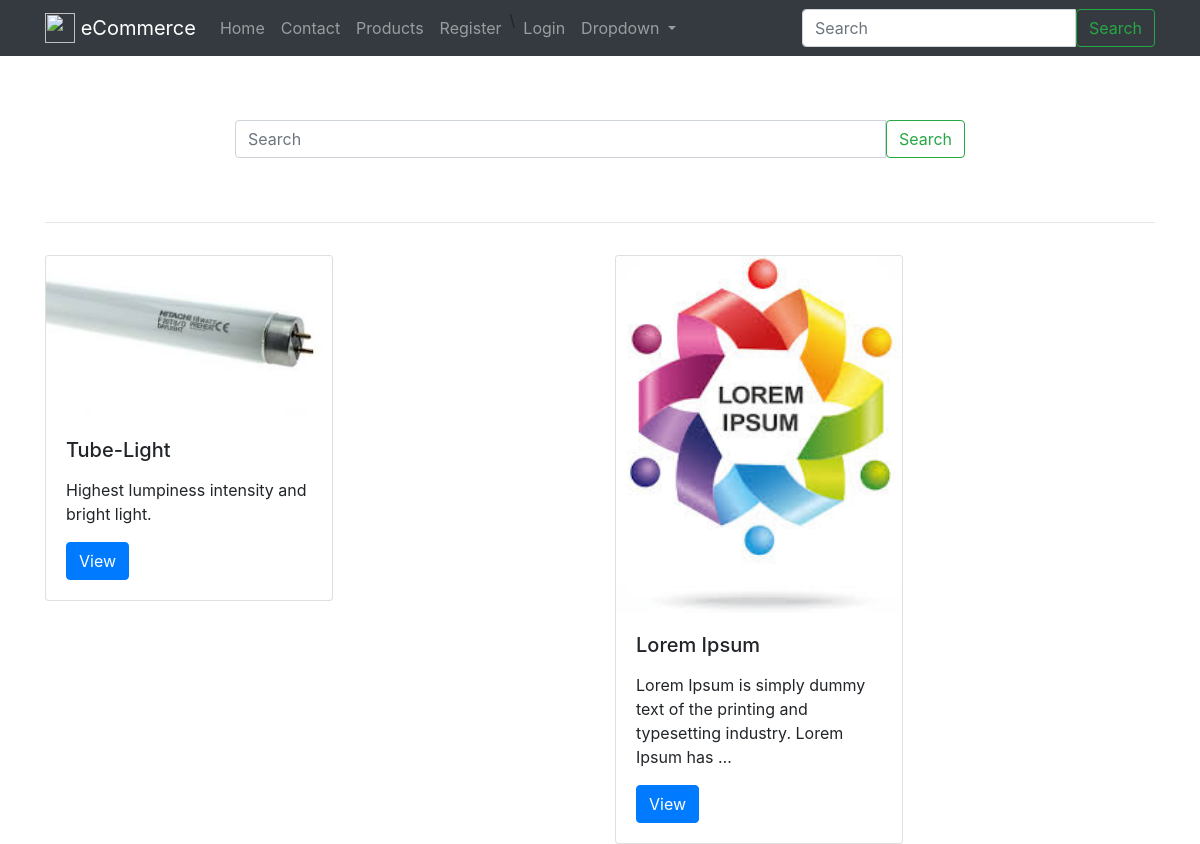
The app's page /search/, older data.
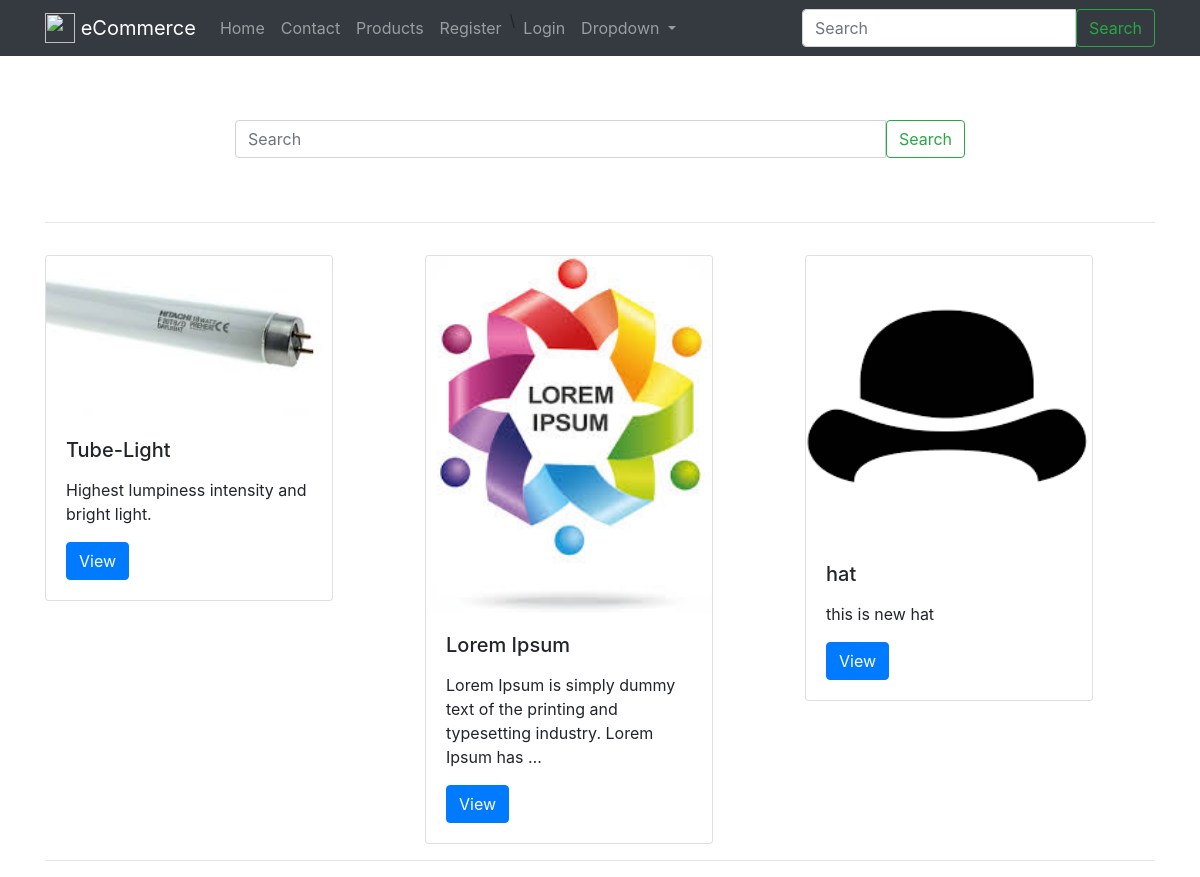
The same page, newer data.
### products/models.py (models this page shows, shortened)
class Product(models.Model):
    title       = models.CharField(max_length=120)
    slug        = models.SlugField(blank=True,unique=True)
    description = models.TextField()
    price       = models.DecimalField(decimal_places=2,max_digits=20,default=39.99)
    image       = models.ImageField(upload_to='upload_image_path',null=True, blank=True)
    featured    = models.BooleanField(default=False)
    active      = models.BooleanField(default=True)
    timestamp   = models.DateTimeField(auto_now_add = True)
    objects = ProductManager()
    def get_absolute_url(self):
        return reverse("products:detail",kwargs={"slug":self.slug })

### search/views.py (the view)
class SearchProductView(ListView):
    template_name = "search/view.html"
    def get_context_data(self,*args,**kwargs):
       context = super(SearchProductView,self).get_context_data(*args,**kwargs)
       query = self.request.GET.get('q')
       context['query'] = query
       return context
    def get_queryset(self,*args,**kwargs):
        request = self.request
        method_dict = request.GET     # it something like python dict
        query = method_dict.get('q', None)
        if query is not None:
            return  Product.objects.search(query)   #it differantiat with both if both have same
        return Product.objects.featured()

### products/models.py (called while the page is built)
    def featured(self):
        return self.filter(featured=True, active=True)

    def get_queryset(self):
        return ProductQuerySet(self.model, using=self._db)

    def featured(self):          #Product.objects.featured()
        return self.get_queryset().featured()

### search/templates/search/view.html
{% extends "base/base.html"%}
{% block content %}
<div class="row mb-3 " >
   {% if query %}
    <div class="col-12 ">
         Results for <b>{{ query }}</b>
         <hr>
    </div>
    {% else %}
    <div class="col-12 col-md-8 mx-auto py-5">
    {% include 'search/snippets/search_form.html' %}
    </div>
    <div class="col-12">
      <hr>
    </div>
    {% endif %}
</div>
  <div class="row">
    {% for obj in object_list %}
       <div class="col">
      {% include 'products/snippets/card.html' with instance=obj %}
      {% if forloop.counter|divisibleby:3 %}
       </div> </div> <div class="row"> <div class="col-12"><hr></div>
      {% else %}
        </div>
      {% endif %}
    {% endfor %}
   </div>
  {% endblock %}

### templates/base/base.html (shortened to what this page needs)
{% load static %}
<!doctype html>
<html lang="en">
<head>
  <link rel="stylesheet" href="css.html">
  {% include 'base/css.html' %}
</head>
<body>
  {%  include 'base/navbar.html' with brand_name='eCommerce'%}
<div class="container">
  {% block content %} {% endblock %}
</div>
</body>
</html>

### templates/base/css.html (shortened to what this page needs)
{% load static %}
<link rel="stylesheet" href="https://stackpath.bootstrapcdn.com/bootstrap/4.1.3/css/bootstrap.min.css">

### templates/base/navbar.html (shortened to what this page needs)
{%  url 'home' as home_url %}
{%  url 'contact' as contact_url %}
{%  url 'products:list' as products_list_url %}
{%  url 'login' as login_url %}
{%  url 'register' as register_url %}
<nav class="navbar navbar-expand-lg navbar-dark bg-dark mb-3">
    <div class="container">
  <a class="navbar-brand" href="{{ home_url }}">
    <img src="http://getbootstrap.com/docs/4.2/assets/brand/bootstrap-solid.svg" width="30" height="30" class="d-inline-block align-top" alt="">
    {% if brand_name %} {{ brand_name }} {% else %} CFE eCommerce {% endif %}</a>
  <div class="collapse navbar-collapse" id="navbarSupportedContent">
    <ul class="navbar-nav mr-auto">
      <li class="nav-item  {% if request.path == home_url %} active {% endif %}">
        <a class="nav-link" href="{{ home_url }}">Home <span class="sr-only">(current)</span></a>
      </li>
      <li class="nav-item {% if request.path == contact_url %} active {% endif %}">
        <a class="nav-link" href="{{ contact_url }}">Contact</a>
      </li>
      <li class="nav-item {% if request.path == products_list_url %} active {% endif %}">
        <a class="nav-link" href="{{ products_list_url }}" >Products</a>
      </li>
    {% if request.user.is_authenticated %}
      <li class="nav-item {% if request.path == login_url %} active {% endif %}">
        <a class="nav-link" href="{{ login_url }}" >Logout</a>
      </li>
    {% else %}
      <li class="nav-item {% if request.path == register_url %} active {% endif %}">
        <a class="nav-link" href="{{ register_url }}" >Register</a>
      </li>\
      <li class="nav-item {% if request.path == login_url %} active {% endif %}">
        <a class="nav-link" href="{{ login_url }}" >Login</a>
      </li>
    {% endif %}
    <li class="nav-item dropdown">
  <a class="nav-link dropdown-toggle" href="#" id="navbarDropdown" role="button" data-toggle="dropdown" aria-haspopup="true" aria-expanded="false">
    Dropdown
  </a>
</li>
    </ul>
  {% include 'search/snippets/search_form.html' %}
  </div>
  </div>
</nav>

### search/templates/search/snippets/search_form.html
<form  method="GET" action="{% url "search:query"  %}" class="form my-2 my-lg-0">
  <div class="input-group">
    <input class="form-control " type="search"  name="q" placeholder="Search" aria-label="Search" value="{{ request.GET.q }}">
    <span class="input-group-btn">
      <button class="btn btn-outline-success " type="submit">Search</button>
    </span>
  </div>
</form>

### products/templates/products/snippets/card.html
<div class="card " style="width: 18rem;">
  {% if instance.image %}
  <a href="{{ instance.get_absolute_url }}" class="">
    <img src="{{ instance.image.url }}" class="card-img-top" alt="{{ instance.title }} logo">
  </a>
  {% endif %}
  <div class="card-body">
    <h5 class="card-title">{{ instance.title }}</h5>
    <p class="card-text">{{ instance.description|linebreaks|truncatewords:15 }}</p>
    <a href="{{ instance.get_absolute_url }}" class="btn btn-primary">View</a>
  </div>
</div>

### templates/base/js.html (shortened to what this page needs)
{% load static %}

Row changes from the older to the newer data that the page shows:
added Product: image (picture), title "hat", description "this is new hat"
